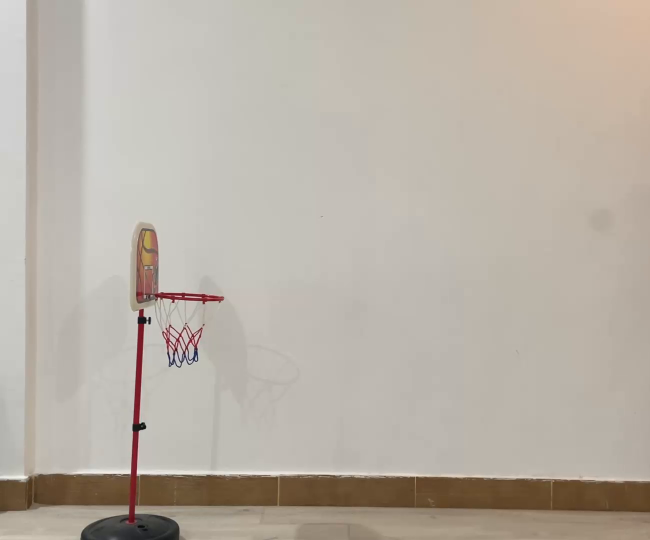
#> input picture frame 7 of Files/Videos/1.mp4, 1300 x 1080 px (shown at 1/2 size)
$ python ball_detection_video.py
#> lines starting #> are read from the running program, lines starting #| are printed output that depends on the picture; after the words box and inside, x2 and y2 are one past the last pixel; in counts of white or black regions, pixels touching at a corner belong together
import cv2

cap = cv2.VideoCapture("Files/Videos/1.mp4")
posList = []
def get_contours(mask, original_copy, minarea=700):
    center_points = []
    contours, hirearchy = cv2.findContours(mask.copy(), cv2.RETR_EXTERNAL, cv2.CHAIN_APPROX_NONE)
    print("Length of the Contours", len(contours))
    for cnt in contours:
        area = cv2.contourArea(cnt)
        #print(area)
        if area> minarea:
            peri = cv2.arcLength(cnt, True)
            approx = cv2.approxPolyDP(cnt, 0.02*peri, True)
            x, y,w, h = cv2.boundingRect(approx)
            cx, cy = x+(w//2), y+(h//2)
            #cv2.rectangle(original_copy, (x,y), (x+w, y+h), (0, 255, 0), 2)
            #cv2.circle(original_copy, (cx, cy), 5, (0,0,255), cv2.FILLED)

            #cv2.drawContours(original_copy, cnt, -1, (255, 0,0), 3)
            center_points.append({"area":area, "center":[cx,cy]})
    center_points = sorted(center_points, key=lambda x:x["area"], reverse=True)
    return original_copy, center_points

while True:
    ret, frame = cap.read()
#> frame is the input picture: shape (1080, 1300, 3); mean B, G, R 166.6, 176.8, 184.7
    if ret:
        frame_copy = frame.copy()
        # Step 1: Covert the Image from BGR to HSV Color Space
        frameHSV = cv2.cvtColor(frame, cv2.COLOR_BGR2HSV)
#> frameHSV: shape (1080, 1300, 3); mean H, S, V 20.4, 28.7, 184.8

        # Ball Detection
        lower_range = (7, 153, 29)
        upper_range = (162, 255, 255)

        mask = cv2.inRange(frameHSV, lower_range, upper_range)
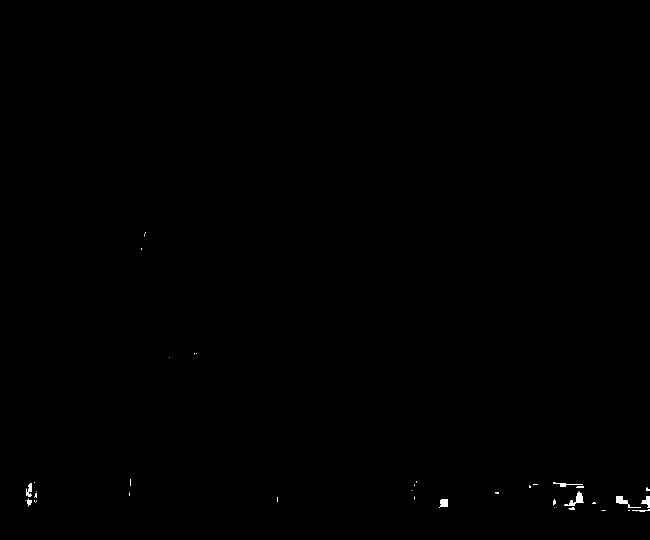
#> mask: shape (1080, 1300) (shown at 1/2 size); 0.15% white; 46 white regions (31 under 20 px)

        ball_detection = cv2.bitwise_and(frame, frame, mask=mask)

        frame_copy, center_points=get_contours(mask, frame_copy, minarea=700)
#> in get_contours, `contours, hirearchy = cv2.findContours(mask.copy(), cv2.RETR_EXTERNAL,..`: contours = 46 contours, 33 with area under 20; largest, box (x1, y1, x2, y2) and area: (1129, 983, 1168, 1012) 304, (1232, 992, 1255, 1008) 242, (878, 998, 896, 1015) 214, (1282, 992, 1300, 1016) 184, (1106, 964, 1166, 974) 131; hirearchy = 46 rows, first 6: [1, -1, -1, -1], [2, 0, -1, -1], [3, 1, -1, -1], [4, 2, -1, -1], [5, 3, -1, -1], [6, 4, -1, -1]
#| Length of the Contours 46
#> the loop in get_contours, `for cnt in contours:` made 46 passes
#> area on passes 3, 4, 8, 14, 15, 16, 20, 21, 25, 30, 31, 35: 29, 31.5, 33.5, 21, 214.5, 64.5, 183.5, 241.5, 304, 24, 34, 128
#> after the loop in get_contours, `for cnt in contours:`: center_points = []
#> center_points = []
        if center_points:
            posList.append(center_points[0]["center"])
        for pos in posList:
            cv2.circle(frame_copy, pos, 8, (0,255,0), cv2.FILLED)
        frame_copy = cv2.resize(frame_copy, (0,0), None, 0.6, 0.61)
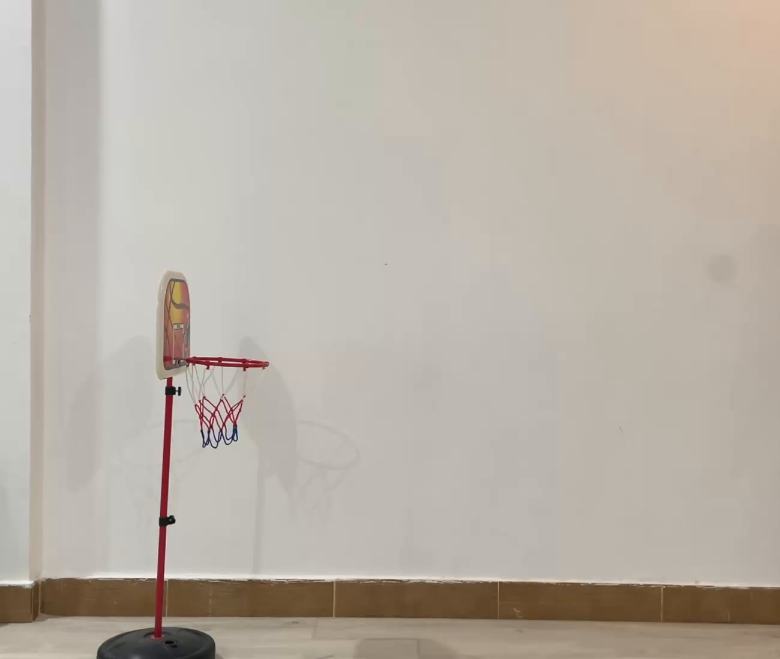
#> frame_copy: shape (659, 780, 3); mean B, G, R 166.5, 176.8, 184.7
        cv2.imshow("Video", frame_copy)
        if cv2.waitKey(1) & 0xFF == ord('1'):
#> (key Esc is pressed here)
            break

    else:
        break

$ run again, starting later in the video
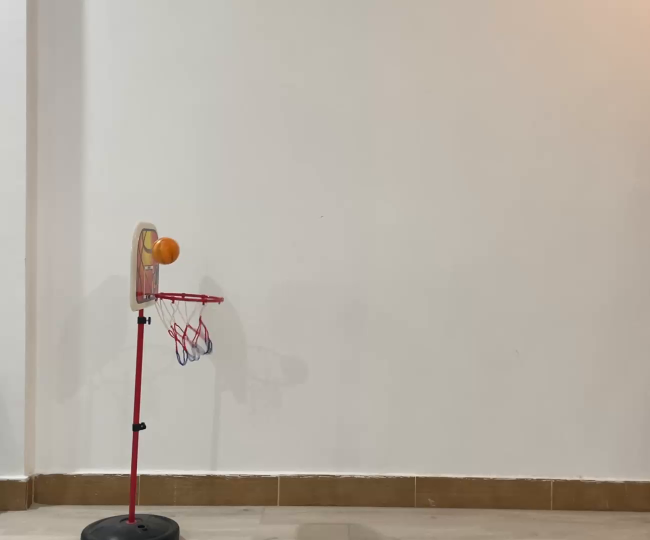
#> input picture frame 31 of Files/Videos/1.mp4, 1300 x 1080 px (shown at 1/2 size)
#> frame is the input picture: shape (1080, 1300, 3); mean B, G, R 164.5, 175.1, 183
#> frameHSV: shape (1080, 1300, 3); mean H, S, V 20.6, 29.5, 183.1
#> `mask = cv2.inRange(frameHSV, lower_range, upper_range)`:
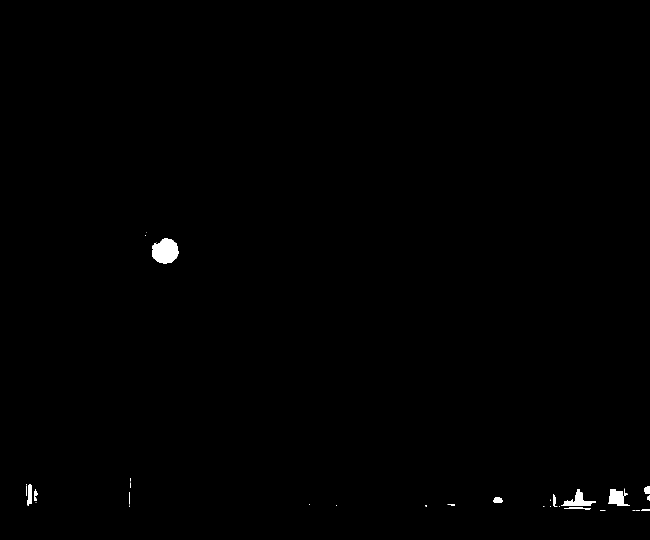
#> mask: shape (1080, 1300) (shown at 1/2 size); 0.37% white; 34 white regions (20 under 20 px)
#> contours = 34 contours, 22 with area under 20; largest, box (x1, y1, x2, y2) and area: (304, 476, 357, 528) 1988, (1217, 977, 1259, 1012) 820, (1122, 978, 1191, 1012) 787, (55, 968, 64, 1012) 276, (986, 994, 1006, 1006) 153; hirearchy = 34 rows, first 6: [1, -1, -1, -1], [2, 0, -1, -1], [3, 1, -1, -1], [4, 2, -1, -1], [5, 3, -1, -1], [6, 4, -1, -1]
#| Length of the Contours 34
#> the loop in get_contours, `for cnt in contours:` made 34 passes
#> (area, peri, x, y, w, h, cx, cy) on passes 22, 24, 32: (787, 208.8, 1122, 978, 69, 34, 1156, 995), (820, 179.8, 1217, 977, 42, 35, 1238, 994), (1988.5, 193, 304, 476, 53, 52, 330, 502)
#> after the loop in get_contours, `for cnt in contours:`: center_points = 3 items
#> the loop `for pos in posList:` made 1 pass
#> pos on pass 1: [330, 502]
#> `frame_copy = cv2.resize(frame_copy, (0,0), None, 0.6, 0.61)`:
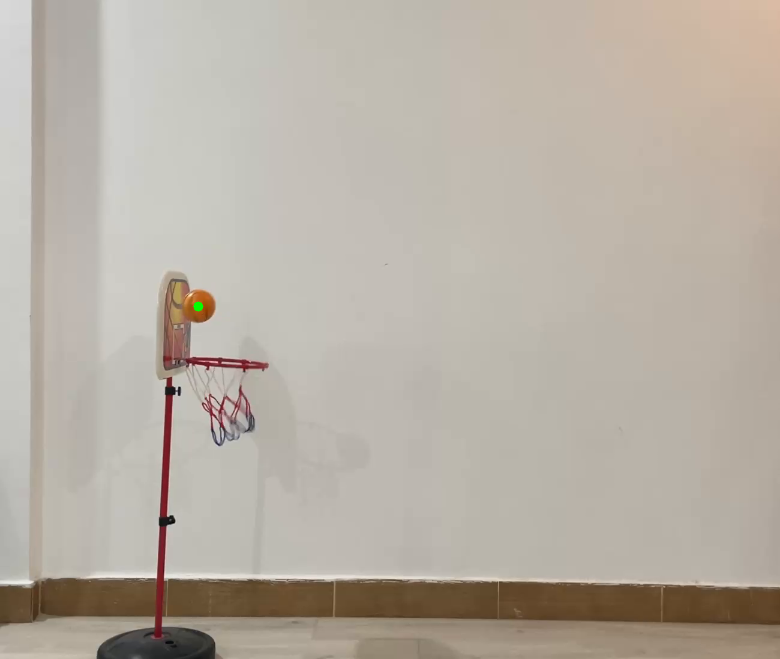
#> frame_copy: shape (659, 780, 3); mean B, G, R 164.5, 175.1, 183
